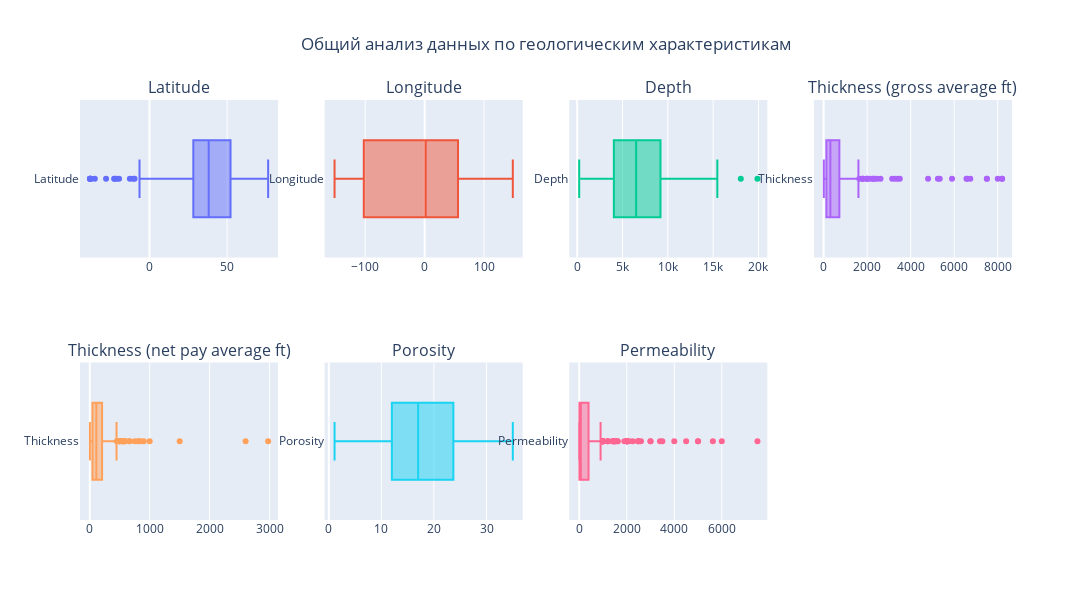
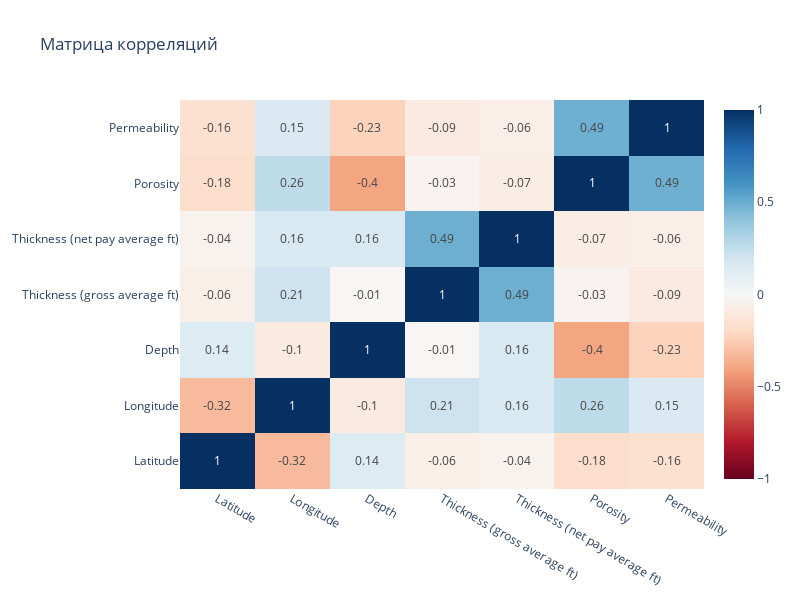

Notebook cell for these charts, in order:
### Code cell
print("*========Информация о датасете========*\n")
print(f"1. Количество объектов: {df.shape[0]}, признаков: {df.shape[1]};\n")
print(
        f'2. Количество нулевых значений: {df.isnull().sum().sum()},'
        f' Количество не нулевых значений: {df.notnull().sum().sum()};\n'
    )
print(' 2.1 Таблица по признакам с количеством нулевых занчениями')
print('----------------')
null_counts = df.isnull().sum()
print(null_counts[null_counts > 0].to_string())
print('----------------\n')

print('3. Статистическое описание данных\n')

print(' 3.1 Числовые данные')
display(df.describe(include='number'))

print(' 3.2 Категориальные данные')
display(df.describe(include='object'))

print(' 3.3 Распределение данных')
# Boxplot'ы 
fig = make_subplots(rows=2, cols=4, subplot_titles=("Latitude", "Longitude", "Depth", "Thickness (gross average ft)","Thickness (net pay average ft)","Porosity","Permeability"))
fig.add_trace(go.Box(x=df['Latitude'], name='Latitude'), row=1,col=1)
fig.add_trace(go.Box(x=df['Longitude'], name='Longitude'), row=1,col=2)
fig.add_trace(go.Box(x=df['Depth'], name='Depth'), row=1,col=3)
fig.add_trace(go.Box(x=df['Thickness (gross average ft)'], name='Thickness'), row=1,col=4)
fig.add_trace(go.Box(x=df['Thickness (net pay average ft)'], name='Thickness'), row=2,col=1)
fig.add_trace(go.Box(x=df['Porosity'], name='Porosity'), row=2,col=2)
fig.add_trace(go.Box(x=df['Permeability'], name='Permeability'), row=2,col=3)
fig.update_layout(height=600, width=2000, showlegend=False, title="Общий анализ данных по геологическим характеристикам", title_x=0.5)
fig.show()

print(' 3.4 Матрица корреляций')
numeric_df = df.select_dtypes(include=['number'])
correlation_matrix=numeric_df.corr()
# Heatmap
fig_heat = go.Figure(
data=go.Heatmap(
    z=correlation_matrix.values,
    x=correlation_matrix.columns,
    y=correlation_matrix.index,
    colorscale='RdBu',
    zmin=-1, zmax=1,
    text=correlation_matrix.values.round(2),
    texttemplate="%{text}",
    showscale=True
)
)
# Настройка макета
fig_heat.update_layout(
    title="Матрица корреляций",
    width=800,
    height=600
)
# Показать график
fig_heat.show()

print('4. Анализ целевой переменной')
display(df['Onshore/Offshore'].value_counts())
sns.countplot(x='Onshore/Offshore', data=df)
plt.show()

### Figure 1 — Plotly figure (JSON) as saved in the notebook; plotly's stock layout.template omitted (floating-point values rounded to 4 significant figures; data arrays with more than 128 entries replaced by an {"elided": "..."} marker saying what was removed)
{"data": [{"name": "Latitude", "type": "box", "x": {"elided": "309 float values"}, "xaxis": "x", "yaxis": "y"}, {"name": "Longitude", "type": "box", "x": {"elided": "309 float values"}, "xaxis": "x2", "yaxis": "y2"}, {"name": "Depth", "type": "box", "x": {"elided": "309 int values"}, "xaxis": "x3", "yaxis": "y3"}, {"name": "Thickness", "type": "box", "x": {"elided": "309 float values"}, "xaxis": "x4", "yaxis": "y4"}, {"name": "Thickness", "type": "box", "x": {"elided": "309 float values"}, "xaxis": "x5", "yaxis": "y5"}, {"name": "Porosity", "type": "box", "x": {"elided": "309 float values"}, "xaxis": "x6", "yaxis": "y6"}, {"name": "Permeability", "type": "box", "x": {"elided": "309 float values"}, "xaxis": "x7", "yaxis": "y7"}], "layout": {"annotations": [{"font": {"size": 16}, "showarrow": false, "text": "Latitude", "x": 0.1062, "xanchor": "center", "xref": "paper", "y": 1, "yanchor": "bottom", "yref": "paper"}, {"font": {"size": 16}, "showarrow": false, "text": "Longitude", "x": 0.3688, "xanchor": "center", "xref": "paper", "y": 1, "yanchor": "bottom", "yref": "paper"}, {"font": {"size": 16}, "showarrow": false, "text": "Depth", "x": 0.6313, "xanchor": "center", "xref": "paper", "y": 1, "yanchor": "bottom", "yref": "paper"}, {"font": {"size": 16}, "showarrow": false, "text": "Thickness (gross average ft)", "x": 0.8938, "xanchor": "center", "xref": "paper", "y": 1, "yanchor": "bottom", "yref": "paper"}, {"font": {"size": 16}, "showarrow": false, "text": "Thickness (net pay average ft)", "x": 0.1062, "xanchor": "center", "xref": "paper", "y": 0.375, "yanchor": "bottom", "yref": "paper"}, {"font": {"size": 16}, "showarrow": false, "text": "Porosity", "x": 0.3688, "xanchor": "center", "xref": "paper", "y": 0.375, "yanchor": "bottom", "yref": "paper"}, {"font": {"size": 16}, "showarrow": false, "text": "Permeability", "x": 0.6313, "xanchor": "center", "xref": "paper", "y": 0.375, "yanchor": "bottom", "yref": "paper"}], "height": 600, "showlegend": false, "title": {"text": "Общий анализ данных по геологическим характеристикам", "x": 0.5}, "width": 2000, "xaxis": {"anchor": "y", "domain": [0, 0.2125]}, "xaxis2": {"anchor": "y2", "domain": [0.2625, 0.475]}, "xaxis3": {"anchor": "y3", "domain": [0.525, 0.7375]}, "xaxis4": {"anchor": "y4", "domain": [0.7875, 1]}, "xaxis5": {"anchor": "y5", "domain": [0, 0.2125]}, "xaxis6": {"anchor": "y6", "domain": [0.2625, 0.475]}, "xaxis7": {"anchor": "y7", "domain": [0.525, 0.7375]}, "xaxis8": {"anchor": "y8", "domain": [0.7875, 1]}, "yaxis": {"anchor": "x", "domain": [0.625, 1]}, "yaxis2": {"anchor": "x2", "domain": [0.625, 1]}, "yaxis3": {"anchor": "x3", "domain": [0.625, 1]}, "yaxis4": {"anchor": "x4", "domain": [0.625, 1]}, "yaxis5": {"anchor": "x5", "domain": [0, 0.375]}, "yaxis6": {"anchor": "x6", "domain": [0, 0.375]}, "yaxis7": {"anchor": "x7", "domain": [0, 0.375]}, "yaxis8": {"anchor": "x8", "domain": [0, 0.375]}}}

### Figure 2 — Plotly figure (JSON) as saved in the notebook; plotly's stock layout.template omitted (floating-point values rounded to 4 significant figures)
{"data": [{"colorscale": [[0, "rgb(103,0,31)"], [0.1, "rgb(178,24,43)"], [0.2, "rgb(214,96,77)"], [0.3, "rgb(244,165,130)"], [0.4, "rgb(253,219,199)"], [0.5, "rgb(247,247,247)"], [0.6, "rgb(209,229,240)"], [0.7, "rgb(146,197,222)"], [0.8, "rgb(67,147,195)"], [0.9, "rgb(33,102,172)"], [1, "rgb(5,48,97)"]], "showscale": true, "text": [[1.0, -0.32, 0.14, -0.06, -0.04, -0.18, -0.16], [-0.32, 1.0, -0.1, 0.21, 0.16, 0.26, 0.15], [0.14, -0.1, 1.0, -0.01, 0.16, -0.4, -0.23], [-0.06, 0.21, -0.01, 1.0, 0.49, -0.03, -0.09], [-0.04, 0.16, 0.16, 0.49, 1.0, -0.07, -0.06], [-0.18, 0.26, -0.4, -0.03, -0.07, 1.0, 0.49], [-0.16, 0.15, -0.23, -0.09, -0.06, 0.49, 1.0]], "texttemplate": "%{text}", "type": "heatmap", "x": ["Latitude", "Longitude", "Depth", "Thickness (gross average ft)", "Thickness (net pay average ft)", "Porosity", "Permeability"], "y": ["Latitude", "Longitude", "Depth", "Thickness (gross average ft)", "Thickness (net pay average ft)", "Porosity", "Permeability"], "z": [[1.0, -0.3234, 0.1376, -0.06001, -0.03896, -0.1773, -0.159], [-0.3234, 1.0, -0.09508, 0.2101, 0.1565, 0.2616, 0.152], [0.1376, -0.09508, 1.0, -0.008981, 0.1593, -0.3994, -0.2297], [-0.06001, 0.2101, -0.008981, 1.0, 0.4937, -0.03039, -0.09186], [-0.03896, 0.1565, 0.1593, 0.4937, 1.0, -0.07075, -0.06328], [-0.1773, 0.2616, -0.3994, -0.03039, -0.07075, 1.0, 0.4894], [-0.159, 0.152, -0.2297, -0.09186, -0.06328, 0.4894, 1.0]], "zmax": 1, "zmin": -1}], "layout": {"height": 600, "title": {"text": "Матрица корреляций"}, "width": 800}}
